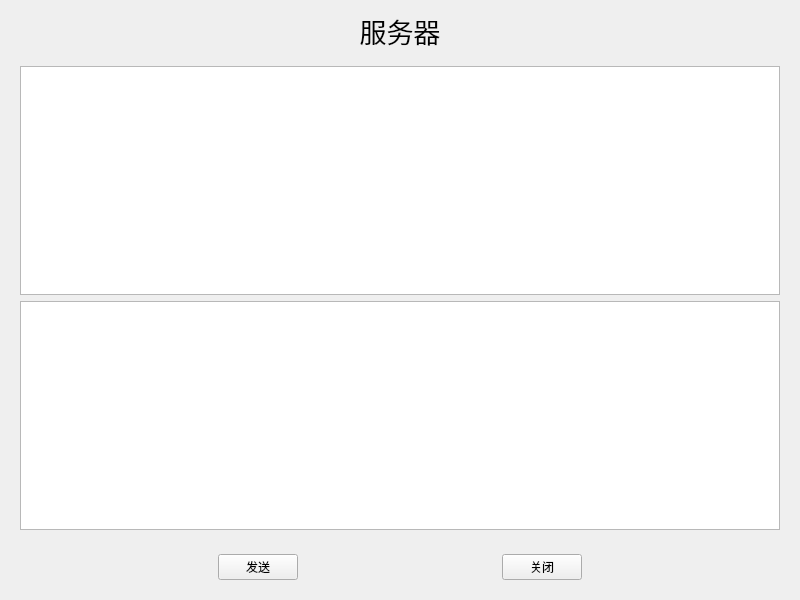
<?xml version="1.0" encoding="UTF-8"?>
<ui version="4.0">
 <class>ServerWidget</class>
 <widget class="QWidget" name="ServerWidget">
  <property name="geometry">
   <rect>
    <x>0</x>
    <y>0</y>
    <width>800</width>
    <height>600</height>
   </rect>
  </property>
  <property name="windowTitle">
   <string>ServerWidget</string>
  </property>
  <layout class="QVBoxLayout" name="verticalLayout_2">
   <item>
    <widget class="QLabel" name="label">
     <property name="font">
      <font>
       <family>Adobe 黑体 Std R</family>
       <pointsize>20</pointsize>
      </font>
     </property>
     <property name="text">
      <string>服务器</string>
     </property>
     <property name="alignment">
      <set>Qt::AlignCenter</set>
     </property>
    </widget>
   </item>
   <item>
    <widget class="QWidget" name="widget_2" native="true">
     <layout class="QVBoxLayout" name="verticalLayout">
      <item>
       <widget class="QTextEdit" name="textEditRead">
        <property name="readOnly">
         <bool>true</bool>
        </property>
       </widget>
      </item>
      <item>
       <widget class="QTextEdit" name="textEditWrite"/>
      </item>
     </layout>
    </widget>
   </item>
   <item>
    <widget class="QWidget" name="widget" native="true">
     <layout class="QHBoxLayout" name="horizontalLayout">
      <item>
       <spacer name="horizontalSpacer">
        <property name="orientation">
         <enum>Qt::Horizontal</enum>
        </property>
        <property name="sizeHint" stdset="0">
         <size>
          <width>40</width>
          <height>20</height>
         </size>
        </property>
       </spacer>
      </item>
      <item>
       <widget class="QPushButton" name="buttonsend">
        <property name="text">
         <string>发送</string>
        </property>
       </widget>
      </item>
      <item>
       <spacer name="horizontalSpacer_3">
        <property name="orientation">
         <enum>Qt::Horizontal</enum>
        </property>
        <property name="sizeHint" stdset="0">
         <size>
          <width>30</width>
          <height>20</height>
         </size>
        </property>
       </spacer>
      </item>
      <item>
       <widget class="QPushButton" name="buttonclose">
        <property name="text">
         <string>关闭</string>
        </property>
       </widget>
      </item>
      <item>
       <spacer name="horizontalSpacer_2">
        <property name="orientation">
         <enum>Qt::Horizontal</enum>
        </property>
        <property name="sizeHint" stdset="0">
         <size>
          <width>40</width>
          <height>20</height>
         </size>
        </property>
       </spacer>
      </item>
     </layout>
    </widget>
   </item>
  </layout>
 </widget>
 <resources/>
 <connections/>
</ui>
